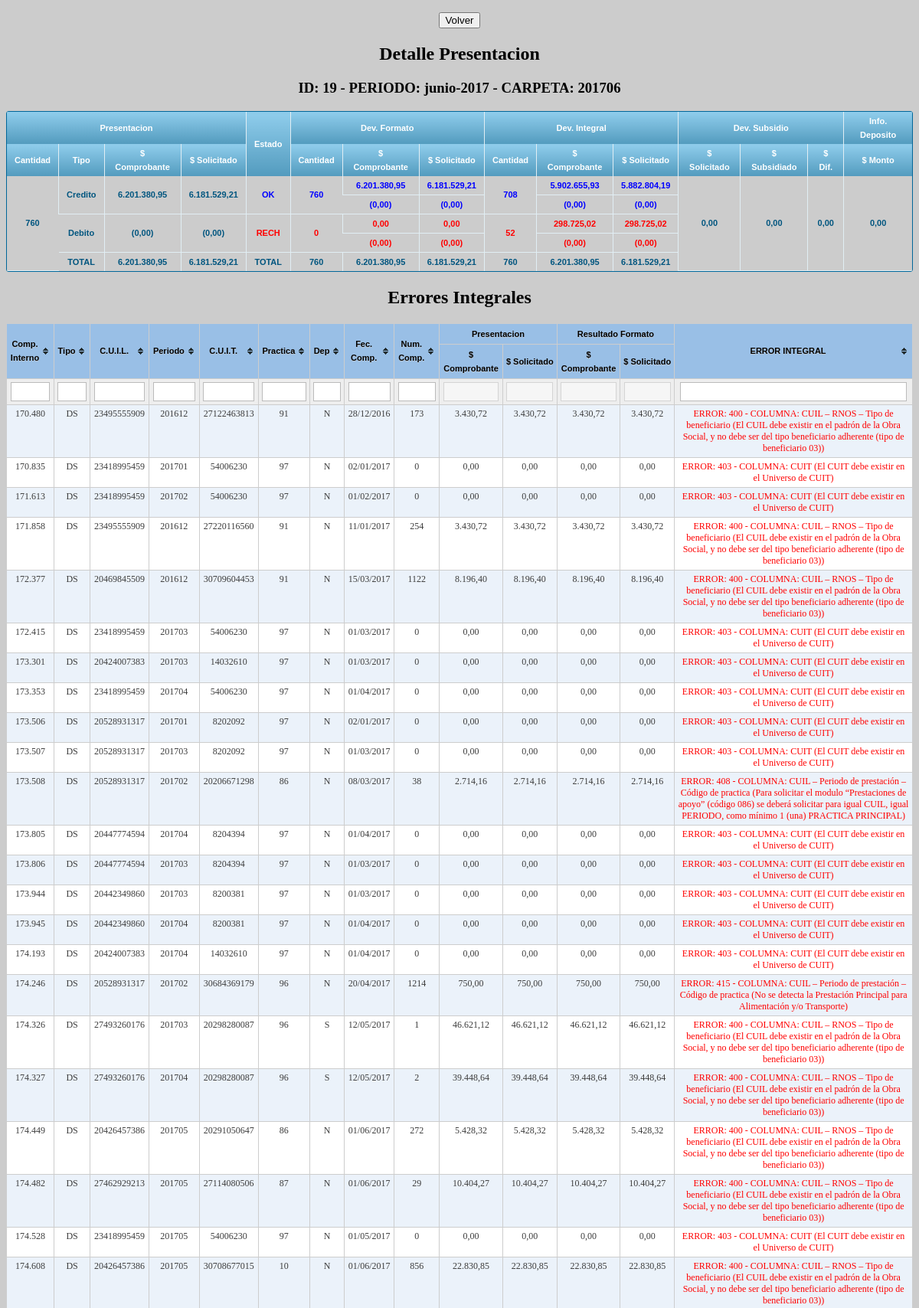
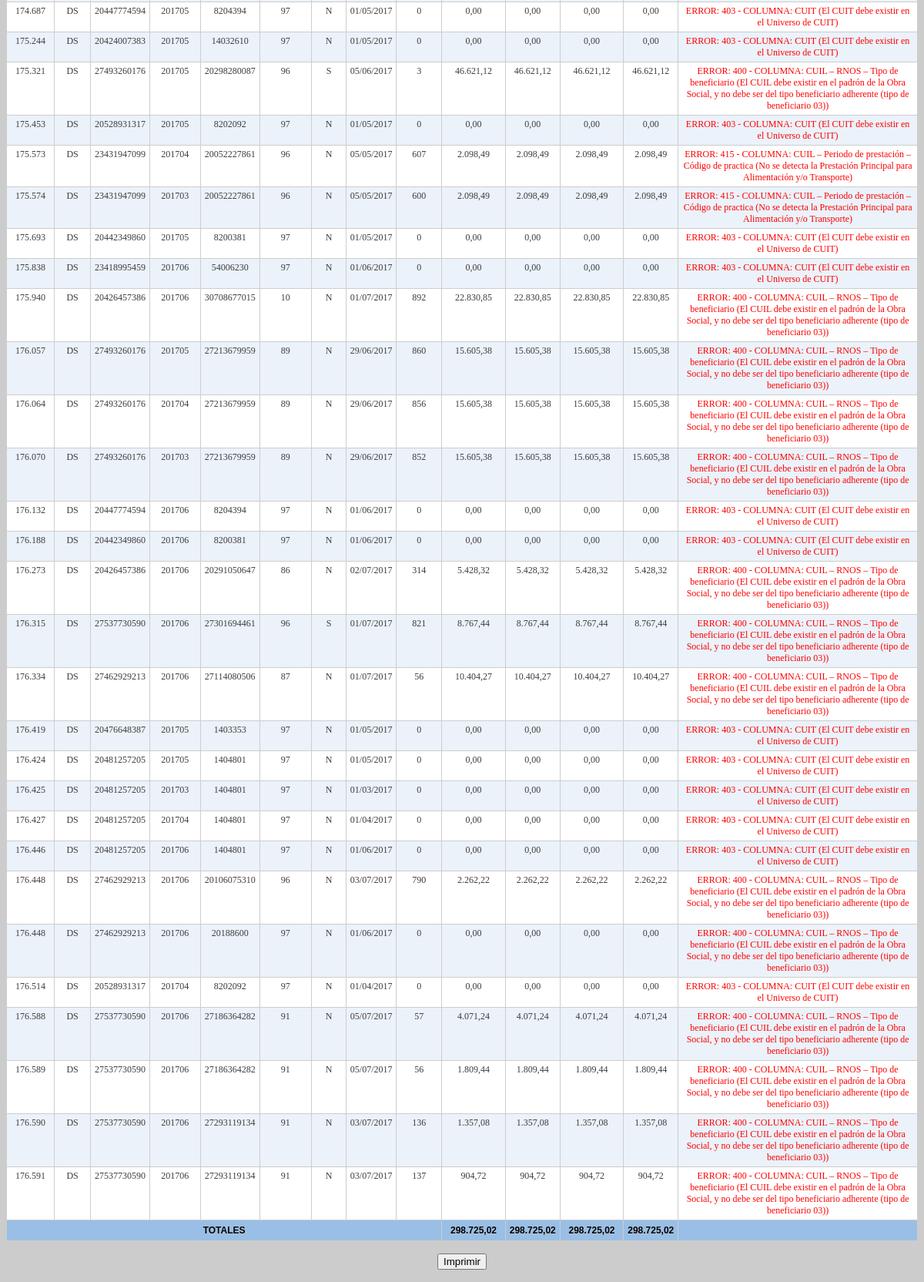
Page /presentacion.erroresintegral.php?id=19 (signed in) on the committed database (2 pictures, top to bottom).
### tables this page shows
CREATE TABLE IF NOT EXISTS `presentacion` (
  `id` int(4) NOT NULL AUTO_INCREMENT,
  `idcronograma` int(3) NOT NULL,
  `fechapresentacion` date DEFAULT NULL,
  `fechacancelacion` date DEFAULT NULL,
  `motivocancelacion` text,
  `cantfactura` int(6) NOT NULL,
  `impcomprobantes` decimal(15,2) NOT NULL,
  `impsolicitado` decimal(15,2) NOT NULL,
  `impcomprobantesd` decimal(15,2) NOT NULL,
  `impsolicitadod` decimal(15,2) NOT NULL,
  `fechadeposito` date DEFAULT NULL,
  `montodepositado` decimal(15,2) DEFAULT NULL,
  PRIMARY KEY (`id`)
);

CREATE TABLE IF NOT EXISTS `cronograma` (
  `id` int(3) NOT NULL AUTO_INCREMENT,
  `periodo` varchar(100) NOT NULL,
  `carpeta` varchar(6) NOT NULL,
  `fechacierre` date NOT NULL,
  `periodosincluidos` varchar(50) NOT NULL,
  PRIMARY KEY (`id`)
);

CREATE TABLE IF NOT EXISTS `presentacionformato` (
  `id` int(4) NOT NULL,
  `fechadevformato` date NOT NULL,
  `cantformatook` int(6) NOT NULL,
  `impcomprobantesformatook` decimal(15,2) NOT NULL,
  `impsolicitadoformatook` decimal(15,2) NOT NULL,
  `impcomprobantesformatodok` decimal(15,2) NOT NULL,
  `impsolicitadoformatodok` decimal(15,2) NOT NULL,
  `cantformatonok` int(6) NOT NULL,
  `impcomprobantesformatonok` decimal(15,2) NOT NULL,
  `impsolicitadoformatonok` decimal(15,2) NOT NULL,
  `impcomprobantesformatodnok` decimal(15,2) NOT NULL,
  `impsolicitadoformatodnok` decimal(15,2) NOT NULL,
  PRIMARY KEY (`id`)
);

CREATE TABLE IF NOT EXISTS `presentacionintegral` (
  `id` int(4) NOT NULL,
  `fechaintegral` date NOT NULL,
  `cantintegralok` int(6) NOT NULL,
  `impcomprobantesintegralok` decimal(15,2) NOT NULL,
  `impsolicitadointegralok` decimal(15,2) NOT NULL,
  `impcomprobantesintegraldok` decimal(15,2) NOT NULL,
  `impsolicitadointegraldok` decimal(15,2) NOT NULL,
  `cantintegralnok` int(6) NOT NULL,
  `impcomprobantesintegralnok` decimal(15,2) NOT NULL,
  `impsolicitadointegralnok` decimal(15,2) NOT NULL,
  `impcomprobantesintegraldnok` decimal(15,2) NOT NULL,
  `impsolicitadointegraldnok` decimal(15,2) NOT NULL,
  PRIMARY KEY (`id`)
);

### include/detalle.php (the view, shortened to what this page needs)
<?php $sqlPresentacion = "SELECT
p.id as idpres,
DATE_FORMAT(p.fechapresentacion, '%d-%m-%Y') as fechapresentacion,
DATE_FORMAT(p.fechacancelacion, '%d-%m-%Y') as fechacancelacion,
p.motivocancelacion,
p.cantfactura,
p.impcomprobantes,
p.impsolicitado,
p.impcomprobantesd,
p.impsolicitadod,
cronograma.periodo,
cronograma.carpeta,
DATE_FORMAT(presentacionformato.fechadevformato, '%d-%m-%Y') as fechadevformato,
presentacionformato.*,
DATE_FORMAT(presentacionintegral.fechaintegral, '%d-%m-%Y') as fechaintegral,
presentacionintegral.*,
DATE_FORMAT(presentacionsubsidio.fechasubsidio, '%d-%m-%Y') as fechasubsidio,
presentacionsubsidio.impsolicitadosubsidio,
presentacionsubsidio.montosubsidio,
DATE_FORMAT(p.fechadeposito, '%d-%m-%Y') as fechadeposito,
p.montodepositado
FROM presentacion p
INNER JOIN cronograma on p.idcronograma = cronograma.id
LEFT JOIN presentacionformato on p.id = presentacionformato.id
LEFT JOIN presentacionintegral on p.id = presentacionintegral.id
LEFT JOIN presentacionsubsidio on p.id = presentacionsubsidio.id
WHERE p.id = $idPresentacion";
$resPresentacion = mysql_query($sqlPresentacion);
$rowPresentacion = mysql_fetch_array($resPresentacion);
?>
	<h2>Detalle Presentacion</h2>
	 	<h3>ID: <?php echo $rowPresentacion['idpres']?> - PERIODO: <?php echo $rowPresentacion['periodo'] ?> - CARPETA: <?php echo $rowPresentacion['carpeta'] ?></h3>
<div class="grilla">
	<table>
		<thead>
		  <tr>
		    <th colspan="4" style="font-size: 11px">Presentacion</th>
		    <th rowspan="2" style="font-size: 11px">Estado</th>
		    <th colspan="3" style="font-size: 11px">Dev. Formato</th>
		    <th colspan="3" style="font-size: 11px">Dev. Integral</th>
		    <th colspan="3" style="font-size: 11px">Dev. Subsidio</th>
		    <th style="font-size: 11px">Info. Deposito</th>
		  </tr>
		  <tr>
		  	<th style="font-size: 11px">Cantidad</th>
		    <th style="font-size: 11px">Tipo</th>
		    <th style="font-size: 11px">$ Comprobante</th>
		    <th style="font-size: 11px">$ Solicitado</th>
		    <th style="font-size: 11px">Cantidad</th>
		    <th style="font-size: 11px">$ Comprobante</th>
		    <th style="font-size: 11px">$ Solicitado</th>
		    <th style="font-size: 11px">Cantidad</th>
		    <th style="font-size: 11px">$ Comprobante</th>
		    <th style="font-size: 11px">$ Solicitado</th>
		    <th style="font-size: 11px">$ Solicitado</th>
		    <th style="font-size: 11px">$ Subsidiado</th>
		    <th style="font-size: 11px">$ Dif.</th>
		    <th style="font-size: 11px">$ Monto</th>
		  </tr>
		</thead>
		<tbody>
			<tr>
				<td rowspan="5" style="font-size: 11px"><?php echo number_format($rowPresentacion['cantfactura'],"0","",".") ?></td>
				<td rowspan="2" style="font-size: 11px">Credito</td>
				<td rowspan="2" style="font-size: 11px"><?php echo number_format($rowPresentacion['impcomprobantes'],"2",",",".") ?> </td>
			 	<td rowspan="2" style="font-size: 11px"><?php echo number_format($rowPresentacion['impsolicitado'],"2",",",".") ?></td>
				<td rowspan="2" style="color: blue; font-size: 11px">OK</td>
				<td rowspan="2" style="color: blue; font-size: 11px"><?php echo number_format($rowPresentacion['cantformatook'],"0","",".")?></td>
				<td style="color: blue; font-size: 11px"><?php echo number_format($rowPresentacion['impcomprobantesformatook'],"2",",",".") ?> </td>
				<td style="color: blue; font-size: 11px"><?php echo number_format($rowPresentacion['impsolicitadoformatook'],"2",",",".") ?></td>
				<td rowspan="2" style="color: blue; font-size: 11px"><?php echo number_format($rowPresentacion['cantintegralok'],"0","",".")?></td>
				<td style="color: blue; font-size: 11px"><?php echo number_format($rowPresentacion['impcomprobantesintegralok'],"2",",",".") ?> </td>
				<td style="color: blue; font-size: 11px"><?php echo number_format($rowPresentacion['impsolicitadointegralok'],"2",",",".") ?></td>
				<td rowspan="5" style="font-size: 11px"><?php echo number_format($rowPresentacion['impsolicitadosubsidio'],"2",",",".") ?></td>
				<td rowspan="5" style="font-size: 11px"><?php echo number_format($rowPresentacion['montosubsidio'],"2",",",".") ?></td>
				<td rowspan="5" style="font-size: 11px"><?php echo number_format($rowPresentacion['impsolicitadosubsidio']-$rowPresentacion['montosubsidio'],"2",",",".") ?></td>
				<td rowspan="5" style="font-size: 11px"> <?php echo number_format($rowPresentacion['montodepositado'],"2",",",".") ?> </td>
			</tr>
			<tr>
				<td style="color: blue; font-size: 11px"><?php echo "(".number_format($rowPresentacion['impcomprobantesformatodok'],"2",",",".").")" ?> </td>
				<td style="color: blue; font-size: 11px"><?php echo "(".number_format($rowPresentacion['impsolicitadoformatodok'],"2",",",".").")" ?></td>
				<td style="color: blue; font-size: 11px"><?php echo "(".number_format($rowPresentacion['impcomprobantesintegraldok'],"2",",",".").")" ?> </td>
				<td style="color: blue; font-size: 11px"><?php echo "(".number_format($rowPresentacion['impsolicitadointegraldok'],"2",",",".").")" ?></td>
			</tr>
			<tr>
				<td rowspan="2" style="font-size: 11px">Debito</td>
				<td rowspan="2" style="font-size: 11px"><?php echo "(".number_format($rowPresentacion['impcomprobantesd'],"2",",",".").")"; ?> </td>
				<td rowspan="2" style="font-size: 11px"><?php echo "(".number_format($rowPresentacion['impsolicitadod'],"2",",",".").")" ?></td>
				<td rowspan="2" style="color: red; font-size: 11px">RECH</td>
				<td rowspan="2" style="color: red; font-size: 11px"><?php echo number_format($rowPresentacion['cantformatonok'],"0","",".")?></td>
				<td style="color: red; font-size: 11px"><?php echo number_format($rowPresentacion['impcomprobantesformatonok'],"2",",",".") ?> </td>
				<td style="color: red; font-size: 11px"><?php echo number_format($rowPresentacion['impsolicitadoformatonok'],"2",",",".") ?></td>
				<td rowspan="2" style="color: red; font-size: 11px"><?php echo number_format($rowPresentacion['cantintegralnok'],"0","",".")?></td>
				<td style="color: red; font-size: 11px"><?php echo number_format($rowPresentacion['impcomprobantesintegralnok'],"2",",",".") ?> </td>
				<td style="color: red; font-size: 11px"><?php echo number_format($rowPresentacion['impsolicitadointegralnok'],"2",",",".") ?></td>
			</tr>
			<tr>
				<td style="color: red; font-size: 11px"><?php echo "(".number_format($rowPresentacion['impcomprobantesformatodnok'],"2",",",".").")" ?> </td>
				<td style="color: red; font-size: 11px"><?php echo "(".number_format($rowPresentacion['impsolicitadoformatodnok'],"2",",",".").")" ?></td>
				<td style="color: red; font-size: 11px"><?php echo "(".number_format($rowPresentacion['impcomprobantesintegraldnok'],"2",",",".").")" ?> </td>
				<td style="color: red; font-size: 11px"><?php echo "(".number_format($rowPresentacion['impsolicitadointegraldnok'],"2",",",".").")" ?></td>
			</tr>
			<tr>
				<td style="font-size: 11px">TOTAL</td>
				<td style="font-size: 11px"><?php echo number_format($rowPresentacion['impcomprobantes'] - $rowPresentacion['impcomprobantesd'],"2",",",".")?></td>
				<td style="font-size: 11px"><?php echo number_format($rowPresentacion['impsolicitado'] - $rowPresentacion['impsolicitadod'],"2",",",".")?></td>
				<td style="font-size: 11px">TOTAL</td>
				<td style="font-size: 11px"><?php echo number_format($rowPresentacion['cantformatook'] + $rowPresentacion['cantformatonok'],"0","",".") ?></td>
				<td style="font-size: 11px"><?php echo number_format($rowPresentacion['impcomprobantesformatook'] + $rowPresentacion['impcomprobantesformatonok'] - $rowPresentacion['impcomprobantesformatodok'] - $rowPresentacion['impcomprobantesformatodnok'],"2",",",".")  ?> </td>
				<td style="font-size: 11px"><?php echo number_format($rowPresentacion['impsolicitadoformatook'] + $rowPresentacion['impsolicitadoformatonok'] - $rowPresentacion['impsolicitadoformatodok'] - $rowPresentacion['impsolicitadoformatodnok'],"2",",",".") ?></td>
				<td style="font-size: 11px"><?php echo number_format($rowPresentacion['cantintegralok'] + $rowPresentacion['cantintegralnok'],"0","",".") ?></td>
				<td style="font-size: 11px"><?php echo number_format($rowPresentacion['impcomprobantesintegralok'] + $rowPresentacion['impcomprobantesintegralnok'] - $rowPresentacion['impcomprobantesintegraldok'] - $rowPresentacion['impcomprobantesintegraldnok'],"2",",",".") ?> </td>
				<td style="font-size: 11px"><?php echo number_format($rowPresentacion['impsolicitadointegralok'] + $rowPresentacion['impsolicitadointegralnok'] - $rowPresentacion['impsolicitadointegraldok'] - $rowPresentacion['impsolicitadointegraldnok'],"2",",",".")  ?></td>
			</tr>
		</tbody>
	</table>
</div>

### css/tablas.css (style rules this page uses)
.grilla { font: normal 12px/150% Arial, Helvetica, sans-serif; background: #fff; overflow: hidden; border: 1px solid #006699; -webkit-border-radius: 3px; -moz-border-radius: 3px; border-radius: 3px; display: table }
.grilla table { border-collapse: collapse; text-align: center; width: 100%; }
.grilla table td, .grilla table th, .grilla table .title { padding: 3px 10px; }
.grilla table thead th, .grilla table .title { background-image: linear-gradient(to bottom, #8DCBEA 5%, #539BBE 100%); background-color:#99bfe6; color:#FFFFFF; font-size: 15px; font-weight: bold; border-left: 1px solid #E1EEF4; }
.grilla table thead th:first-child, .grilla table .title { border: none; }
.grilla table tbody td { background-color:#CCCCCC; color: #00557F; border-left: 1px solid #E1EEF4; font-size: 14px; border-bottom: 1px solid #E1EEF4; font-weight: bold; }
.grilla table tbody td:first-child { border-left: none; }
.grilla table tbody tr:last-child td { border-bottom: none; }

### rows in the picture
presentacion: id "19", idcronograma.periodo "junio-2017", idcronograma.carpeta "201706", cantfactura "760", impcomprobantes "6.201.380,95", impsolicitado "6.181.529,21", presentacionformato.cantformatook "760", presentacionformato.impcomprobantesformatook "6.201.380,95", presentacionformato.impsolicitadoformatook "6.181.529,21", presentacionintegral.cantintegralok "708", presentacionintegral.impcomprobantesintegralok "5.902.655,93", presentacionintegral.impsolicitadointegralok "5.882.804,19", montodepositado "0,00", presentacionformato.impcomprobantesformatodok "0,00", presentacionformato.impsolicitadoformatodok "0,00", presentacionintegral.impcomprobantesintegraldok "0,00", presentacionintegral.impsolicitadointegraldok "0,00", impcomprobantesd "0,00", impsolicitadod "0,00", presentacionformato.cantformatonok "0", presentacionformato.impcomprobantesformatonok "0,00", presentacionformato.impsolicitadoformatonok "0,00", presentacionintegral.cantintegralnok "52", presentacionintegral.impcomprobantesintegralnok "298.725,02", presentacionintegral.impsolicitadointegralnok "298.725,02", presentacionformato.impcomprobantesformatodnok "0,00", presentacionformato.impsolicitadoformatodnok "0,00", presentacionintegral.impcomprobantesintegraldnok "0,00", presentacionintegral.impsolicitadointegraldnok "0,00", $rowPresentacion['impcomprobantes'] - $rowPresentacion['impcomprobantesd'] "6.201.380,95", $rowPresentacion['impsolicitado'] - $rowPresentacion['impsolicitadod'] "6.181.529,21", presentacionformato.impcomprobantesformatook+impcomprobantesformatonok+impcomprobantesformatodok "6.201.380,95", presentacionformato.impsolicitadoformatook+impsolicitadoformatonok+impsolicitadoformatodok "6.181.529,21", presentacionintegral.cantintegralok+cantintegralnok "760", presentacionintegral.impcomprobantesintegralok+impcomprobantesintegralnok+impcomprobantesintegraldok "6.201.380,95", presentacionintegral.impsolicitadointegralok+impsolicitadointegralnok+impsolicitadointegraldok "6.181.529,21"

### other values in the picture
$rowPresentacion['impsolicitadosubsidio'] "0,00"
$rowPresentacion['montosubsidio'] "0,00"
$rowFactura['nrocominterno'] "170.480"
$rowFactura['tipoarchivo'] "DS"
$rowFactura['cuil'] "23495555909"
$rowFactura['periodo'] "201612"
$rowFactura['cuit'] "27122463813"
$rowFactura['codpractica'] "91"
$rowFactura['dependencia'] "N"
$rowFactura['fechacomprobante'] "28/12/2016"
$rowFactura['nrocomprobante'] "173"
$rowFactura['impcomprobante'] "3.430,72"
$rowFactura['impsolicitado'] "3.430,72"
$rowFactura['impcomprobanteformato'] "3.430,72"
$rowFactura['impsolicitadoformato'] "3.430,72"
